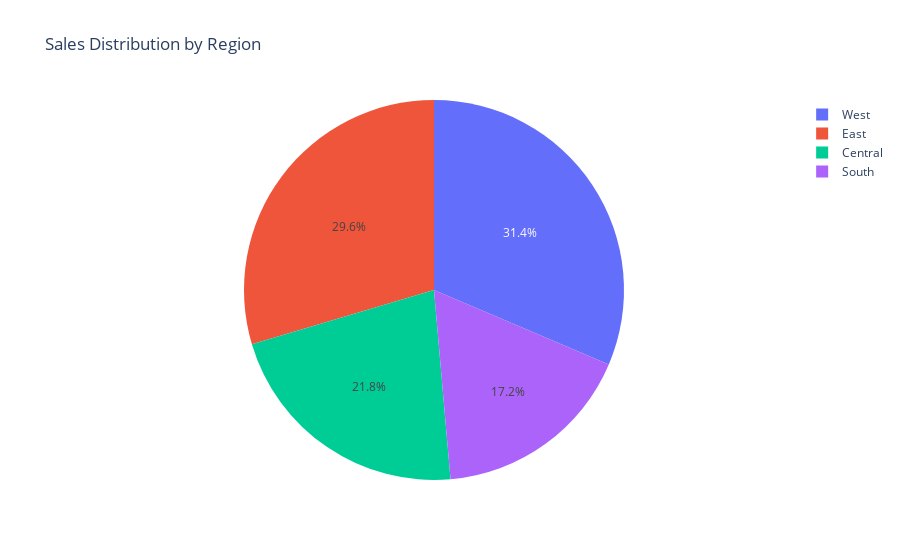
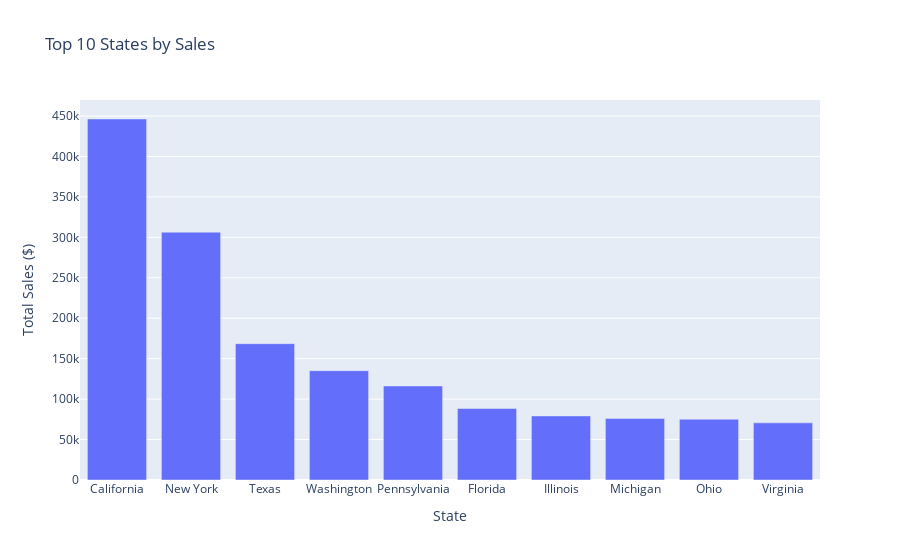

Here is the notebook cell these charts were saved with, in order:
### Markdown cell above
## 3. Regional Analysis

### Code cell
# Sales by Region
region_sales = df.groupby('Region')['Sales'].sum().reset_index()

fig = px.pie(region_sales, values='Sales', names='Region',
             title='Sales Distribution by Region')
fig.show()

# Top 10 States by Sales
state_sales = df.groupby('State')['Sales'].sum().sort_values(ascending=False).head(10)

fig = px.bar(state_sales, x=state_sales.index, y='Sales',
             title='Top 10 States by Sales',
             labels={'index': 'State', 'Sales': 'Total Sales ($)'})
fig.show()

### Figure 1 — Plotly figure (JSON) as saved in the notebook; plotly's stock layout.template omitted (floating-point values rounded to 4 significant figures)
{"data": [{"domain": {"x": [0, 1], "y": [0, 1]}, "hovertemplate": "Region=%{label}<br>Sales=%{value}<extra></extra>", "labels": ["Central", "East", "South", "West"], "legendgroup": "", "name": "", "showlegend": true, "type": "pie", "values": [492600.0, 669500.0, 389200.0, 710200.0]}], "layout": {"legend": {"tracegroupgap": 0}, "title": {"text": "Sales Distribution by Region"}}}

### Figure 2 — Plotly figure (JSON) as saved in the notebook; plotly's stock layout.template omitted (floating-point values rounded to 4 significant figures)
{"data": [{"alignmentgroup": "True", "hovertemplate": "State=%{x}<br>Total Sales ($)=%{y}<extra></extra>", "legendgroup": "", "marker": {"color": "#636efa", "pattern": {"shape": ""}}, "name": "", "offsetgroup": "", "orientation": "v", "showlegend": false, "textposition": "auto", "type": "bar", "x": ["California", "New York", "Texas", "Washington", "Pennsylvania", "Florida", "Illinois", "Michigan", "Ohio", "Virginia"], "xaxis": "x", "y": [446300.0, 306400.0, 168600.0, 135200.0, 116300.0, 88440.0, 79240.0, 76140.0, 75130.0, 70640.0], "yaxis": "y"}], "layout": {"barmode": "relative", "legend": {"tracegroupgap": 0}, "title": {"text": "Top 10 States by Sales"}, "xaxis": {"anchor": "y", "domain": [0, 1], "title": {"text": "State"}}, "yaxis": {"anchor": "x", "domain": [0, 1], "title": {"text": "Total Sales ($)"}}}}
